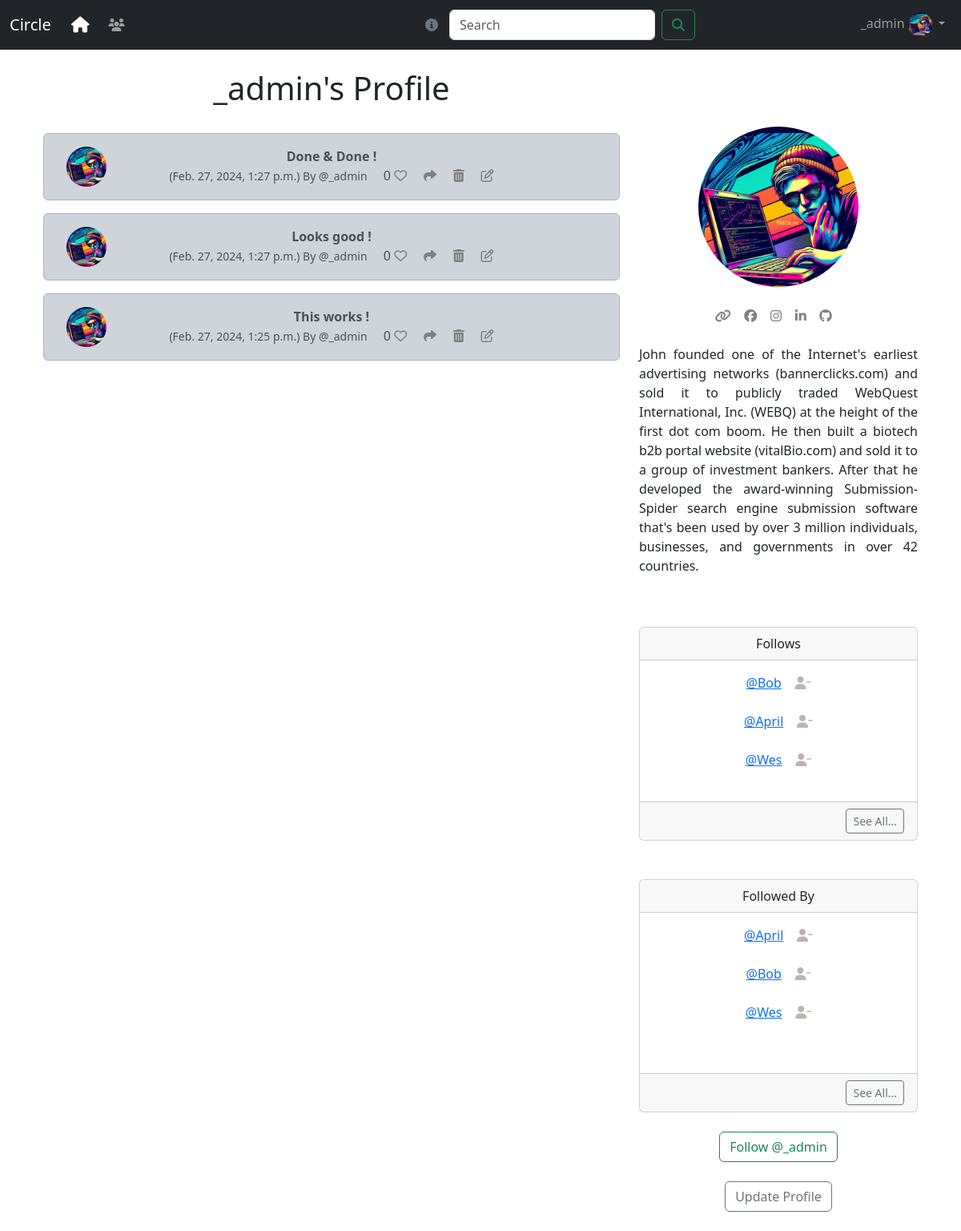
/profile/1 (signed in), run on an earlier commit of the app's database.
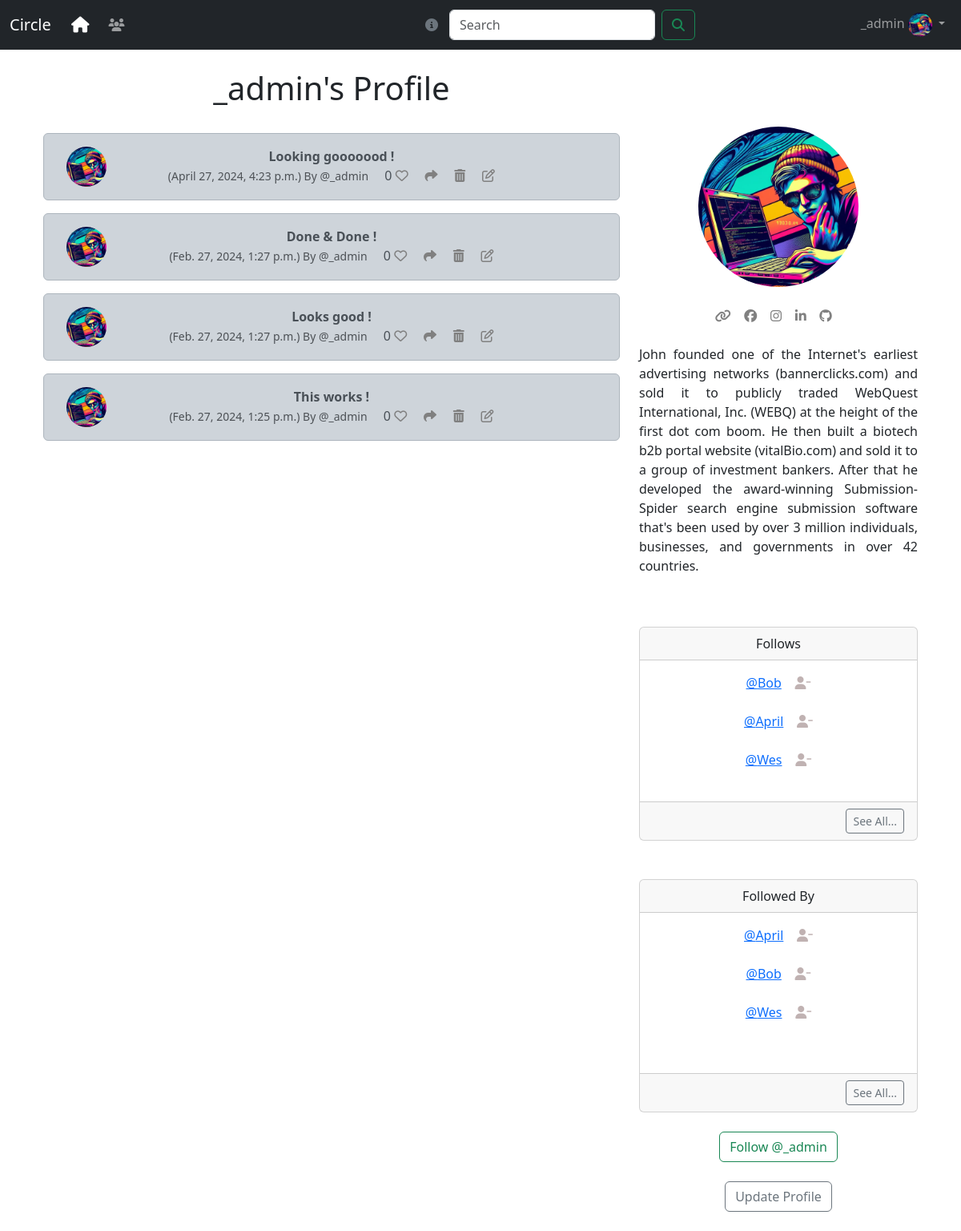
And on a later commit of the database.
### circle/models.py (models this page shows, shortened)
class Noise(models.Model):
    user = models.ForeignKey(
        User, related_name = "noises",
        on_delete = models.DO_NOTHING
    )
    body = models.CharField(max_length=200)
    created_at = models.DateTimeField(auto_now_add=True)
    likes = models.ManyToManyField(User, related_name="noise_like", blank=True)
    def number_of_likes(self):
        return self.likes.count()

class Profile(models.Model):
    user = models.OneToOneField( User, on_delete=models.CASCADE)
    follows = models.ManyToManyField("self",
        related_name="followed_by",
        symmetrical=False,
        blank=True)
    date_modified = models.DateTimeField(User, auto_now=True)
    profile_image = models.ImageField(null=True,blank=True, upload_to="images/")
    profile_bio = models.CharField(null=True, blank=True, max_length=500)
    hompage_link = models.CharField(null=True, blank=True, max_length=250)
    facebook_link = models.CharField(null=True, blank=True, max_length=250)
    instagram_link = models.CharField(null=True, blank=True, max_length=250)
    linkedin_link = models.CharField(null=True, blank=True, max_length=250)
    github_link =models.CharField(null=True, blank=True, max_length=250)
    def __str__(self):
        return self.user.username

### circle/views.py (the view, shortened to what this page needs)
# urls.py: path('profile/<int:pk>', views.profile, name='profile' ),
def profile(request,pk):
    if request.user.is_authenticated:
        profile = Profile.objects.get(user_id=pk)
        noises = Noise.objects.filter(user_id=pk).order_by("-created_at")
        return render(request, "profile.html", {"profile":profile, "noises":noises})
    else:
        messages.success(request, ("You must be logged in to View Page..."))
        return redirect('home')

### circle/templates/profile.html (shortened to what the changed rows need)
{% extends 'base.html' %}
{% load static %}
{% block content %}
{% if profile %}
<div class="container text-center">
    <div class="row">
        <div class="col-8">
            <h1>{{ profile.user.username }}'s Profile</h1>
            <br/>
          {% if noises %}
            {% for noise in noises %}
              <div class="alert alert-dark" role="alert">
              <div class="container">
                <div class="row">
                  <div class="col-1">
                    {%  if profile.profile_image  %}
                     <img src="{{ profile.profile_image.url}}" width=50 height=50 class="rounded-circle" alt="{{ profile.user.username}}">
                    {% else %}
                    <img src="{% static 'images/default_profile_pic.png' %}" width=50 height=50 class="rounded-circle" alt="{{ profile.user.username}}">
                    {% endif %}
                  </div>
                  <div class="col-10">
                <strong>{{ noise.body }}</strong><br/>
                <small class="text-muted">
                  ({{ noise.created_at}}) By @{{ noise.user.username}}
                </small>
                {{ noise.number_of_likes }}
                {%  if user in noise.likes.all %}
                <a href="{%  url 'noise_like' noise.id  %}"><i class="fa-solid fa-heart" style="color:rgb(245, 75, 75)"></i></a>
                {% else %}
                <a href="{%  url 'noise_like' noise.id  %}"><i class="fa fa-heart-o" style="color:grey"></i></a>
                {% endif %}
                <a href="{% url 'noise_show' noise.id %}"><i class="fa-solid fa-share" style="color:gray"></i></a>
{%  if request.user.username ==  profile.user.username%}
                <a href="{% url 'delete_noise' noise.id %}"><i class="fa-solid fa-trash-can" style="color:gray"></i></a>
                <a href="{% url 'edit_noise' noise.id %}"><i class="fa fa-edit" style="color:gray"></i></a>
{% endif %}
              </div>
              <br/>
              </div>
            </div>
          </div>
           {% endfor %}
          {% endif %}
              </div>
<div class="col-4">
  <br/><br/><br/>
  {% if profile.profile_image %}
<br/><br/>
  {% endif %}
<br/><br/>
<br/><br/>
    <div class="card">
        <div class="card-body">
          <p class="card-text">
            {% for following in profile.follows.all %}
              <a href="{% url 'profile' following.user.id %}">@{{ following }}</a> &nbsp; &nbsp;<a href="{% url 'unfollow' following.user.id  %}"><i class="fa fa-user-minus" style="color:rgb(192, 178, 178)"></i></a><br/><br/>
            {% endfor %}
          </p>
        </div>
      </div>
   <br/><br/>
   <div class="card">
    <div class="card-body">
      <p class="card-text">
        {% for following in profile.followed_by.all|slice:3 %}
        <a href="{% url 'profile' following.user.id %}">@{{ following }}</a>
        {% if following in profile.follows.all %}
      <a href="{% url 'unfollow' following.user.id  %}"><i class="fa fa-user-minus" style="color:rgb(192, 178, 178)"></i></a><br/>
        {% else %}
        <a href="{% url 'follow' following.user.id  %}"><i class="fa fa-user-plus" style="color:rgb(192, 178, 178)"></i></a><br/>
        {% endif %}
        <br/>
        {% endfor %}<br/>
      </p>
    </div>
  </div><br/>
<br/>
</div>
</div>
</div><br/>
{% endif %}
{% endblock %}

What changed in the data, as far as the page shows it:
added Noise: profile_image (picture), body "Looking gooooood !", created_at "April 27, 2024, 4:23 p.m.", user.username "_admin", number_of_likes "0"
